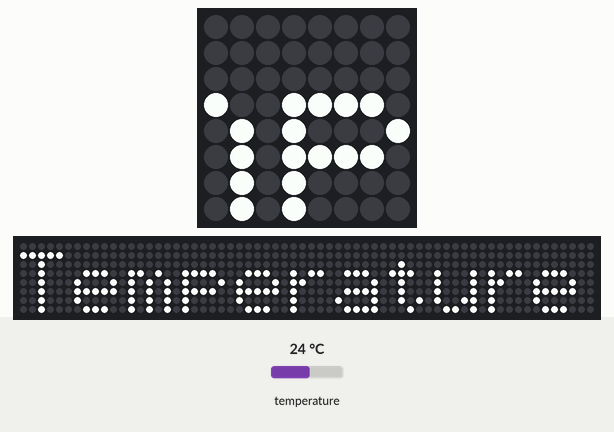
Bench run of a program on a simulated Raspberry Pi (BCM pin numbers) with a Sense HAT. Shown: the Sense HAT's 8×8 RGB LED matrix, a strip that is not on the board, showing the scrolling text unrolled. Inputs (shaded band) come from the test bench; at power-on: temperature 24 °C. Dim RGB values are drawn brighter than linear; the 64×8 strip is a reading aid, not a part: it shows the text the matrix is scrolling, unrolled, one strip-width of it at a time. At 10.2 s the program stops and its outputs stay as they are.

Above: at 1.2 s.
1.3 s: temperature set to 12 °C
At 7.7 s:
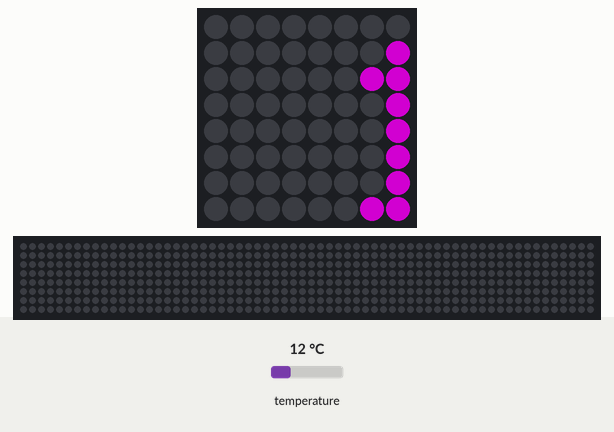
At 11.3 s:
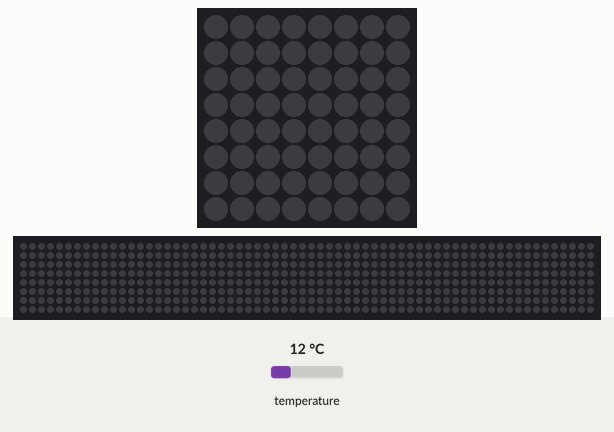

The program:

temp_disp.py
```python
from sense_hat import SenseHat

hat = SenseHat()
hat.set_rotation(180)


temp = hat.get_temperature()
text = str(round(temp,2))
hat.show_message("Temperature = ", scroll_speed=0.05)
hat.show_message(text)

temp = hat.get_temperature_from_humidity()
text = str(round(temp,2))
hat.show_message(text, text_colour=[127, 0,127])
```
